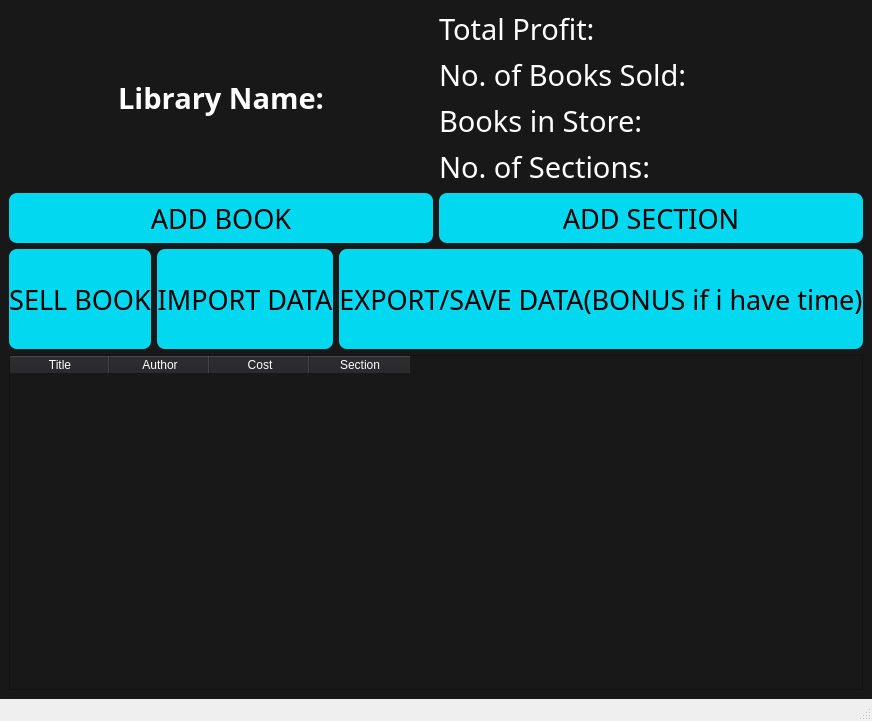
<?xml version="1.0" encoding="UTF-8"?>
<ui version="4.0">
 <class>LibrarySystem</class>
 <widget class="QMainWindow" name="LibrarySystem">
  <property name="geometry">
   <rect>
    <x>0</x>
    <y>0</y>
    <width>826</width>
    <height>721</height>
   </rect>
  </property>
  <property name="windowTitle">
   <string>MainWindow</string>
  </property>
  <property name="styleSheet">
   <string notr="true">table {
  border-collapse: collapse;
}
 th {
  background: #ccc;
}

th, td {
  border: 1px solid #ccc;
  padding: 8px;
}

tr:nth-child(even) {
  background: #efefef;
}

tr:hover {
  background: #d1d1d1;
}</string>
  </property>
  <property name="toolButtonStyle">
   <enum>Qt::ToolButtonIconOnly</enum>
  </property>
  <widget class="QWidget" name="centralwidget">
   <property name="styleSheet">
    <string notr="true">background: #181818;</string>
   </property>
   <layout class="QVBoxLayout" name="verticalLayout">
    <item>
     <layout class="QHBoxLayout" name="horizontalLayout_4">
      <item>
       <widget class="QLabel" name="label_2">
        <property name="font">
         <font>
          <family>Agency FB</family>
          <pointsize>22</pointsize>
          <weight>75</weight>
          <bold>true</bold>
         </font>
        </property>
        <property name="styleSheet">
         <string notr="true">color:white</string>
        </property>
        <property name="text">
         <string>Library Name:</string>
        </property>
        <property name="alignment">
         <set>Qt::AlignCenter</set>
        </property>
       </widget>
      </item>
      <item>
       <layout class="QVBoxLayout" name="verticalLayout_2">
        <item>
         <widget class="QLabel" name="profitlabel">
          <property name="font">
           <font>
            <family>Agency FB</family>
            <pointsize>22</pointsize>
           </font>
          </property>
          <property name="styleSheet">
           <string notr="true">color:white</string>
          </property>
          <property name="text">
           <string>Total Profit:</string>
          </property>
          <property name="margin">
           <number>6</number>
          </property>
         </widget>
        </item>
        <item>
         <widget class="QLabel" name="noBooks">
          <property name="font">
           <font>
            <family>Agency FB</family>
            <pointsize>22</pointsize>
           </font>
          </property>
          <property name="styleSheet">
           <string notr="true">color:white</string>
          </property>
          <property name="text">
           <string>No. of Books Sold:</string>
          </property>
          <property name="margin">
           <number>6</number>
          </property>
         </widget>
        </item>
        <item>
         <widget class="QLabel" name="label">
          <property name="font">
           <font>
            <family>Agency FB</family>
            <pointsize>22</pointsize>
           </font>
          </property>
          <property name="styleSheet">
           <string notr="true">color:white</string>
          </property>
          <property name="text">
           <string>Books in Store:</string>
          </property>
          <property name="margin">
           <number>6</number>
          </property>
         </widget>
        </item>
        <item>
         <widget class="QLabel" name="noSections">
          <property name="font">
           <font>
            <family>Agency FB</family>
            <pointsize>22</pointsize>
           </font>
          </property>
          <property name="styleSheet">
           <string notr="true">color:white</string>
          </property>
          <property name="text">
           <string>No. of Sections:</string>
          </property>
          <property name="margin">
           <number>6</number>
          </property>
         </widget>
        </item>
       </layout>
      </item>
     </layout>
    </item>
    <item>
     <layout class="QHBoxLayout" name="horizontalLayout_6">
      <item>
       <widget class="QPushButton" name="AddBookBtn">
        <property name="minimumSize">
         <size>
          <width>0</width>
          <height>50</height>
         </size>
        </property>
        <property name="font">
         <font>
          <family>Agency FB</family>
          <pointsize>20</pointsize>
         </font>
        </property>
        <property name="styleSheet">
         <string notr="true">color:black;
background-color: #03D8F1;
border-radius:8px;</string>
        </property>
        <property name="text">
         <string>ADD BOOK</string>
        </property>
       </widget>
      </item>
      <item>
       <widget class="QPushButton" name="AddSectionBtn">
        <property name="minimumSize">
         <size>
          <width>0</width>
          <height>50</height>
         </size>
        </property>
        <property name="font">
         <font>
          <family>Agency FB</family>
          <pointsize>20</pointsize>
         </font>
        </property>
        <property name="styleSheet">
         <string notr="true">color:black;
background-color: #03D8F1;
border-radius:8px;</string>
        </property>
        <property name="text">
         <string>ADD SECTION</string>
        </property>
       </widget>
      </item>
     </layout>
    </item>
    <item>
     <layout class="QHBoxLayout" name="horizontalLayout_2">
      <item>
       <widget class="QPushButton" name="ExportDataBtn">
        <property name="minimumSize">
         <size>
          <width>0</width>
          <height>100</height>
         </size>
        </property>
        <property name="font">
         <font>
          <family>Agency FB</family>
          <pointsize>20</pointsize>
          <weight>50</weight>
          <bold>false</bold>
         </font>
        </property>
        <property name="styleSheet">
         <string notr="true">color:black;
background-color: #03D8F1;
border-radius:8px;</string>
        </property>
        <property name="text">
         <string>SELL BOOK</string>
        </property>
       </widget>
      </item>
      <item>
       <widget class="QPushButton" name="ImportDataBtn">
        <property name="minimumSize">
         <size>
          <width>0</width>
          <height>100</height>
         </size>
        </property>
        <property name="font">
         <font>
          <family>Agency FB</family>
          <pointsize>20</pointsize>
          <weight>50</weight>
          <bold>false</bold>
         </font>
        </property>
        <property name="styleSheet">
         <string notr="true">color:black;
background-color: #03D8F1;
border-radius:8px;</string>
        </property>
        <property name="text">
         <string>IMPORT DATA</string>
        </property>
       </widget>
      </item>
      <item>
       <widget class="QPushButton" name="SellBookBtn">
        <property name="minimumSize">
         <size>
          <width>0</width>
          <height>100</height>
         </size>
        </property>
        <property name="font">
         <font>
          <family>Agency FB</family>
          <pointsize>20</pointsize>
          <weight>50</weight>
          <bold>false</bold>
         </font>
        </property>
        <property name="styleSheet">
         <string notr="true">color:black;
background-color: #03D8F1;
border-radius:8px;</string>
        </property>
        <property name="text">
         <string>EXPORT/SAVE DATA(BONUS if i have time)</string>
        </property>
       </widget>
      </item>
     </layout>
    </item>
    <item>
     <layout class="QHBoxLayout" name="horizontalLayout_3">
      <item>
       <widget class="QTableWidget" name="tableWidget">
        <property name="font">
         <font>
          <family>Agency FB</family>
          <pointsize>14</pointsize>
         </font>
        </property>
        <property name="autoFillBackground">
         <bool>false</bool>
        </property>
        <property name="styleSheet">
         <string notr="true">QTableView::item:selected {
color:white;
background: #000000;
font-weight:900;

}
QHeaderView::section {
color:white;
background-color:#232326;

}</string>
        </property>
        <property name="showGrid">
         <bool>false</bool>
        </property>
        <property name="cornerButtonEnabled">
         <bool>false</bool>
        </property>
        <column>
         <property name="text">
          <string>Title</string>
         </property>
        </column>
        <column>
         <property name="text">
          <string>Author</string>
         </property>
        </column>
        <column>
         <property name="text">
          <string>Cost</string>
         </property>
        </column>
        <column>
         <property name="text">
          <string>Section</string>
         </property>
        </column>
       </widget>
      </item>
     </layout>
    </item>
   </layout>
  </widget>
  <widget class="QMenuBar" name="menubar">
   <property name="geometry">
    <rect>
     <x>0</x>
     <y>0</y>
     <width>826</width>
     <height>21</height>
    </rect>
   </property>
  </widget>
  <widget class="QStatusBar" name="statusbar"/>
 </widget>
 <resources/>
 <connections/>
</ui>
